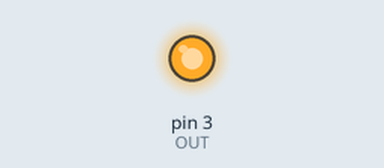
Simulated run of this sketch. Board: Arduino Uno, built with avr-gcc and run on an emulated ATmega328P. Parts: output pins drawn as LEDs (lit = HIGH). What the sketch prints to the serial monitor is not drawn.

Above: at 0.1 s.
Timing chart, 0 to 1.6 s (numbered marks = the images above):
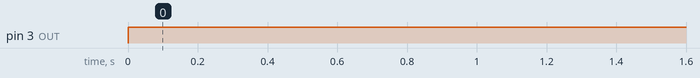

Measured:
- by itself, pin 3 (OUT): LOW → HIGH at 0.00 s

The sketch:

sketch_jan16a.ino
```cpp
#define OUT 3

void setup() {
  // put your setup code here, to run once:
  pinMode(OUT, OUTPUT);
  Serial.begin(9600);

}

void loop() {
  // put your main code here, to run repeatedly:

  for (byte i=0; i < 255; i++)
  {
    analogWrite(OUT, 255);
    Serial.println(i);
    delay(500);
  }

}
```
